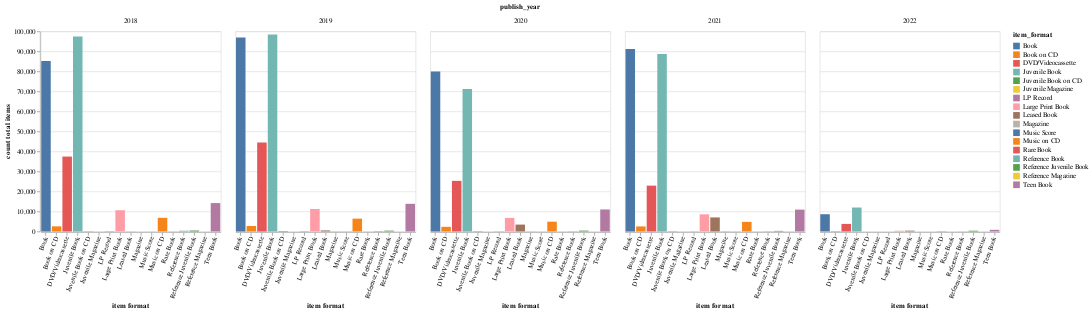

This figure's notebook cell:
### Code cell
sql = """\
select
  publish_year,
  case
    when item.item_format = 'New Release DVDs' then 'DVD/Videocassette'
    else item.item_format
  end as item_format,
  count(*) AS count_items
from
  bib
  join item on item.bib_record_num = bib.bib_record_num
where
  bib.publish_year >= 2018
  and bib.publish_year <= 2022
  and item_format in (
    'Book',
    'Juvenile Book',
    'Reference Book',
    'DVD/Videocassette',
    'Music on CD',
    'Teen Book',
    'Magazine',
    'Large Print Book',
    'Microfilm',
    'Rare Book',
    'Book on CD',
    'Microfiche',
    'Music Score',
    'Reference Juvenile Book',
    'LP Record',
    'New Release DVDs',
    'Juvenile Magazine',
    'Reference Magazine',
    'Juvenile Book on CD',
    'Leased Book'
  )
group by
  1,
  2
order by
  1,2
"""

df = pd.read_json(
    requests.get(
      url=base_url + '.json',
      params={
        'sql': sql,
        '_shape': 'array'
      }
    ).content
)

chart = alt.Chart(df).mark_bar().encode(
    # x='end_date:T',
    x=alt.X(
        'item_format',
        axis=alt.Axis(title='item format', labelAngle=-70)
    ),
    y=alt.Y(
        'count_items:Q',
        title = 'count total items'
    ),
    color=alt.Color(
        'item_format'
    ),
    tooltip=['publish_year', 'item_format', 'count_items']
).properties(
    width=270,
).facet(
    facet='publish_year',
    columns=5
)

chart.display()

### Figure 1 — Vega-Lite specification as saved in the notebook (floating-point values rounded to 4 significant figures)
{"config": {"view": {"continuousWidth": 400, "continuousHeight": 300}}, "data": {"name": "data-bfe982669fde47bd4e653402b3fb65c5"}, "facet": {"field": "publish_year", "type": "quantitative"}, "spec": {"mark": "bar", "encoding": {"color": {"field": "item_format", "type": "nominal"}, "tooltip": [{"field": "publish_year", "type": "quantitative"}, {"field": "item_format", "type": "nominal"}, {"field": "count_items", "type": "quantitative"}], "x": {"axis": {"labelAngle": -70, "title": "item format"}, "field": "item_format", "type": "nominal"}, "y": {"field": "count_items", "title": "count total items", "type": "quantitative"}}, "width": 270}, "columns": 5, "$schema": "https://vega.github.io/schema/vega-lite/v4.17.0.json", "datasets": {"data-bfe982669fde47bd4e653402b3fb65c5": [{"publish_year": 2018, "item_format": "Book", "count_items": 85193}, {"publish_year": 2018, "item_format": "Book on CD", "count_items": 2537}, {"publish_year": 2018, "item_format": "DVD/Videocassette", "count_items": 37418}, {"publish_year": 2018, "item_format": "Juvenile Book", "count_items": 97480}, {"publish_year": 2018, "item_format": "Juvenile Book on CD", "count_items": 120}, {"publish_year": 2018, "item_format": "Juvenile Magazine", "count_items": 64}, {"publish_year": 2018, "item_format": "LP Record", "count_items": 148}, {"publish_year": 2018, "item_format": "Large Print Book", "count_items": 10616}, {"publish_year": 2018, "item_format": "Leased Book", "count_items": 42}, {"publish_year": 2018, "item_format": "Magazine", "count_items": 14}, {"publish_year": 2018, "item_format": "Music Score", "count_items": 21}, {"publish_year": 2018, "item_format": "Music on CD", "count_items": 6811}, {"publish_year": 2018, "item_format": "Rare Book", "count_items": 42}, {"publish_year": 2018, "item_format": "Reference Book", "count_items": 369}, {"publish_year": 2018, "item_format": "Reference Juvenile Book", "count_items": 481}, {"publish_year": 2018, "item_format": "Teen Book", "count_items": 14177}, {"publish_year": 2019, "item_format": "Book", "count_items": 96980}, {"publish_year": 2019, "item_format": "Book on CD", "count_items": 2714}, {"publish_year": 2019, "item_format": "DVD/Videocassette", "count_items": 44438}, {"publish_year": 2019, "item_format": "Juvenile Book", "count_items": 98373}, {"publish_year": 2019, "item_format": "Juvenile Book on CD", "count_items": 232}, {"publish_year": 2019, "item_format": "LP Record", "count_items": 135}, {"publish_year": 2019, "item_format": "Large Print Book", "count_items": 11231}, {"publish_year": 2019, "item_format": "Leased Book", "count_items": 519}, {"publish_year": 2019, "item_format": "Magazine", "count_items": 131}, {"publish_year": 2019, "item_format": "Music Score", "count_items": 56}, {"publish_year": 2019, "item_format": "Music on CD", "count_items": 6407}, {"publish_year": 2019, "item_format": "Rare Book", "count_items": 26}, {"publish_year": 2019, "item_format": "Reference Book", "count_items": 234}, {"publish_year": 2019, "item_format": "Reference Juvenile Book", "count_items": 408}, {"publish_year": 2019, "item_format": "Teen Book", "count_items": 13817}, {"publish_year": 2020, "item_format": "Book", "count_items": 79929}, {"publish_year": 2020, "item_format": "Book on CD", "count_items": 2305}, {"publish_year": 2020, "item_format": "DVD/Videocassette", "count_items": 25283}, {"publish_year": 2020, "item_format": "Juvenile Book", "count_items": 71185}, {"publish_year": 2020, "item_format": "Juvenile Book on CD", "count_items": 150}, {"publish_year": 2020, "item_format": "Juvenile Magazine", "count_items": 31}, {"publish_year": 2020, "item_format": "LP Record", "count_items": 105}, {"publish_year": 2020, "item_format": "Large Print Book", "count_items": 6783}, {"publish_year": 2020, "item_format": "Leased Book", "count_items": 3426}, {"publish_year": 2020, "item_format": "Magazine", "count_items": 101}, {"publish_year": 2020, "item_format": "Music Score", "count_items": 25}, {"publish_year": 2020, "item_format": "Music on CD", "count_items": 4880}, {"publish_year": 2020, "item_format": "Rare Book", "count_items": 23}, {"publish_year": 2020, "item_format": "Reference Book", "count_items": 141}, {"publish_year": 2020, "item_format": "Reference Juvenile Book", "count_items": 428}, {"publish_year": 2020, "item_format": "Reference Magazine", "count_items": 1}, {"publish_year": 2020, "item_format": "Teen Book", "count_items": 10982}, {"publish_year": 2021, "item_format": "Book", "count_items": 91168}, {"publish_year": 2021, "item_format": "Book on CD", "count_items": 2512}, {"publish_year": 2021, "item_format": "DVD/Videocassette", "count_items": 22893}, {"publish_year": 2021, "item_format": "Juvenile Book", "count_items": 88727}, {"publish_year": 2021, "item_format": "Juvenile Book on CD", "count_items": 127}, {"publish_year": 2021, "item_format": "Juvenile Magazine", "count_items": 70}, {"publish_year": 2021, "item_format": "LP Record", "count_items": 80}, {"publish_year": 2021, "item_format": "Large Print Book", "count_items": 8573}, {"publish_year": 2021, "item_format": "Leased Book", "count_items": 7004}, {"publish_year": 2021, "item_format": "Magazine", "count_items": 176}, {"publish_year": 2021, "item_format": "Music Score", "count_items": 42}, {"publish_year": 2021, "item_format": "Music on CD", "count_items": 4787}, {"publish_year": 2021, "item_format": "Rare Book", "count_items": 27}, {"publish_year": 2021, "item_format": "Reference Book", "count_items": 142}, {"publish_year": 2021, "item_format": "Reference Juvenile Book", "count_items": 279}, {"publish_year": 2021, "item_format": "Reference Magazine", "count_items": 103}, {"publish_year": 2021, "item_format": "Teen Book", "count_items": 10914}, {"publish_year": 2022, "item_format": "Book", "count_items": 8613}, {"publish_year": 2022, "item_format": "Book on CD", "count_items": 198}, {"publish_year": 2022, "item_format": "DVD/Videocassette", "count_items": 3760}, {"publish_year": 2022, "item_format": "Juvenile Book", "count_items": 11954}, {"publish_year": 2022, "item_format": "Large Print Book", "count_items": 346}, {"publish_year": 2022, "item_format": "Leased Book", "count_items": 407}, {"publish_year": 2022, "item_format": "Music on CD", "count_items": 161}, {"publish_year": 2022, "item_format": "Reference Book", "count_items": 66}, {"publish_year": 2022, "item_format": "Reference Juvenile Book", "count_items": 367}, {"publish_year": 2022, "item_format": "Teen Book", "count_items": 816}]}}
